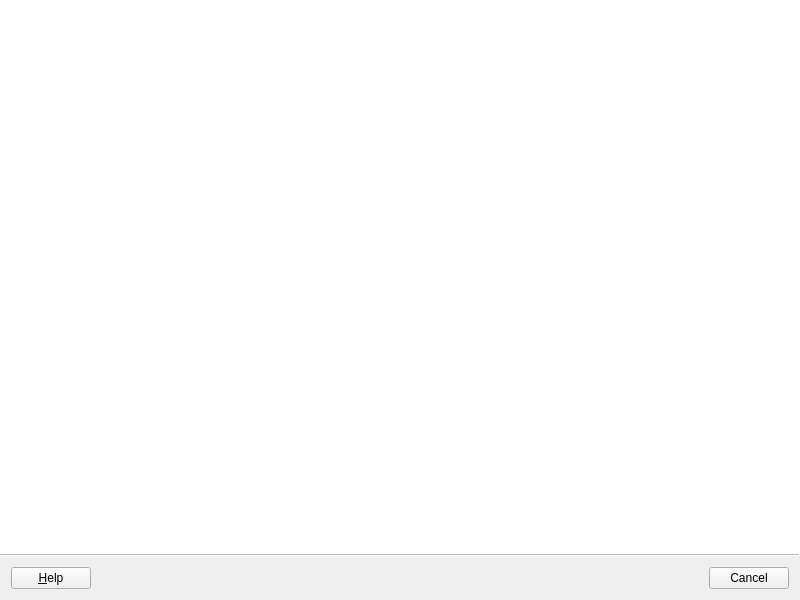
<?xml version="1.0" encoding="UTF-8"?>
<ui version="4.0">
 <class>PrintWizard</class>
 <widget class="QWizard" name="PrintWizard">
  <property name="geometry">
   <rect>
    <x>0</x>
    <y>0</y>
    <width>800</width>
    <height>600</height>
   </rect>
  </property>
  <property name="windowTitle">
   <string>Print Wizard</string>
  </property>
  <property name="wizardStyle">
   <enum>QWizard::ModernStyle</enum>
  </property>
  <property name="options">
   <set>QWizard::NoBackButtonOnStartPage|QWizard::NoDefaultButton|QWizard::HaveHelpButton</set>
  </property>
 </widget>
 <resources/>
 <connections/>
</ui>
